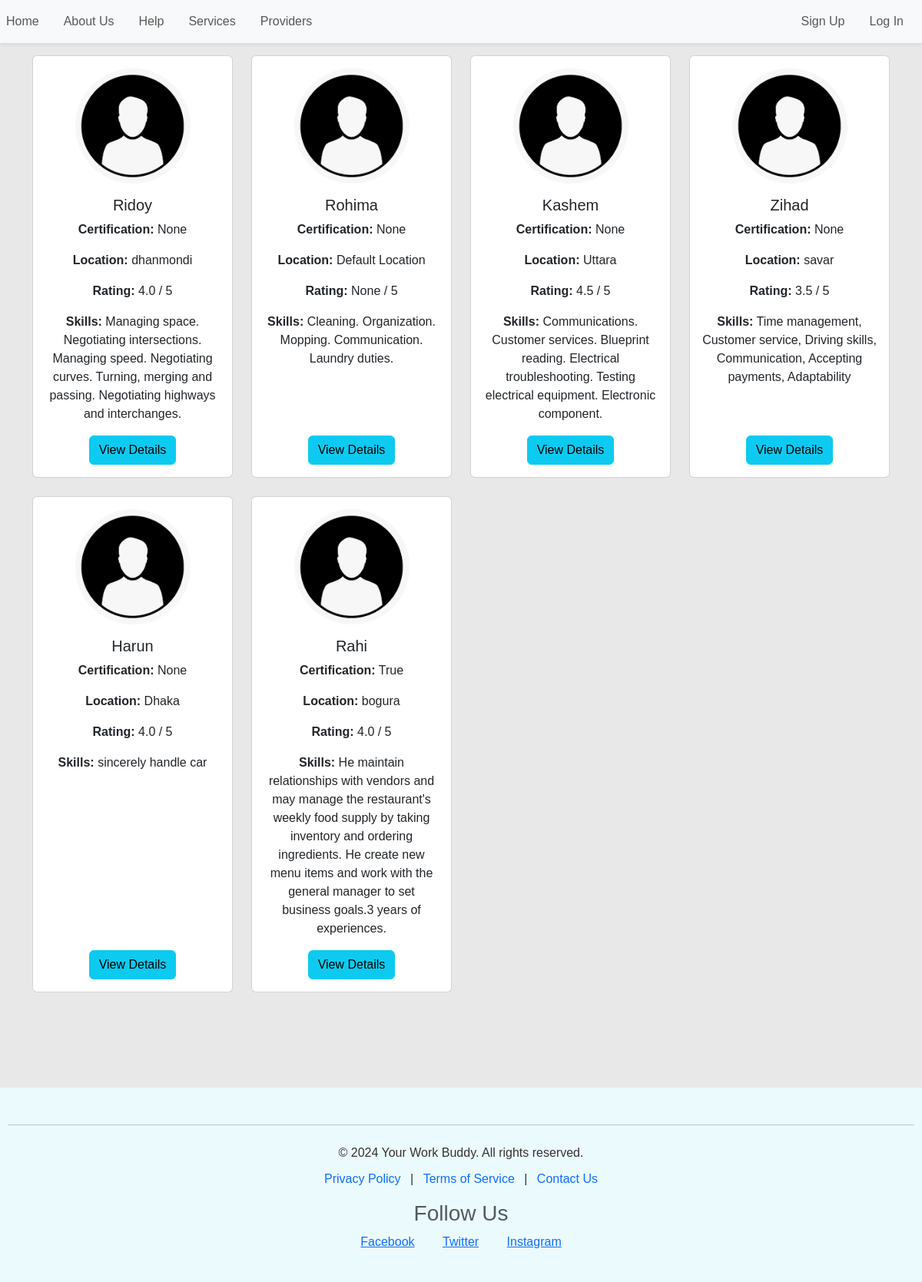
/provider/, run on an earlier commit of the app's database.
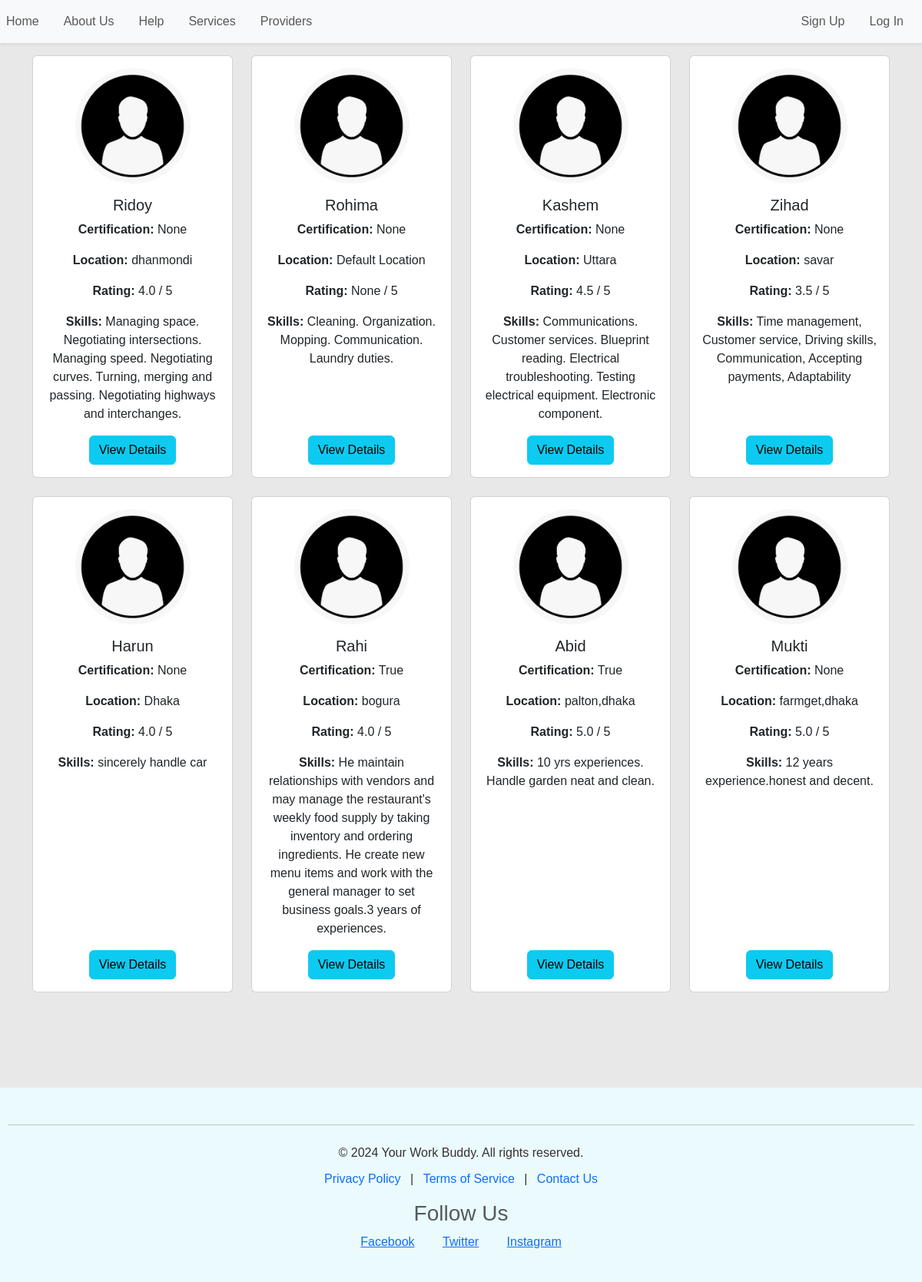
And on a later commit of the database.
### services/models.py (models this page shows, shortened)
class Provider(models.Model):
    user = models.OneToOneField(settings.AUTH_USER_MODEL, on_delete=models.CASCADE, related_name='provider')
    provider_name = models.CharField(max_length=200, blank=True, null=True)
    provider_id = models.IntegerField(blank=True, null=True)
    skills = models.TextField(max_length=1000, blank=True, null=True)
    certification = models.BooleanField(blank=True, null=True)
    employement_type = models.CharField(max_length=200, blank=True, null=True)
    rating = models.FloatField(default=0)
    total_work = models.IntegerField(default=0)
    nid = models.IntegerField(blank=True, null=True)
    contact_info = models.IntegerField(blank=True, null=True)
    location = models.CharField(max_length=200, default="Default Location", blank=True, null=True)
    picture = models.ImageField(upload_to=provider_directory_path, blank=True, null=True)
    wallet_balance = models.FloatField(default=0.0)

### services/views.py (the view)
# urls.py: path('provider/',s_views.provider, name= 'provider'),
def provider(request):
    pro= Provider.objects.all()
    c = {
        'provider':pro,
    }
    return render(request, template_name='services/provider.html',context=c)

### template/services/provider.html
{% extends 'base.html' %}
{% load static %}
{% block content %}
<div class="container mt-3">
  <div class="row">
    {% for p in provider %}
      <div class="col-md-4 col-lg-3 mb-4">
        <div class="card h-100">
          <div class="card-body d-flex flex-column align-items-center text-center">
            {% if p.picture %}
              <img src="{{ p.picture.url }}" alt="Provider Picture" class="img-fluid rounded-circle mb-3" style="width: 150px; height: 150px; object-fit: cover;">
            {% else %}
              <img src="{% static 'user.png' %}" alt="Default Profile Picture" class="img-fluid rounded-circle mb-3" style="width: 150px; height: 150px; object-fit: cover;">
            {% endif %}
            <h5 class="card-title">{{ p.provider_name }}</h5>
            <p class="card-text"><strong>Certification:</strong> {{ p.certification }}</p>
            <p class="card-text"><strong>Location:</strong> {{ p.location }}</p>
            <p class="card-text"><strong>Rating:</strong> {{ p.rating }} / 5</p>
            <p class="card-text"><strong>Skills:</strong> {{ p.skills }}</p>
            <a href="{% url 'provider_detail' id=p.id %}" class="btn btn-info mt-auto">View Details</a>
          </div>
        </div>
      </div>
    {% endfor %}
  </div>
</div>
{% endblock %}

### template/base.html (shortened to what this page needs)
<!DOCTYPE html>
<html lang="en">
    <head>
        {% load static %}
        <link rel="stylesheet" href="https://cdn.jsdelivr.net/npm/bootstrap-icons@1.10.5/font/bootstrap-icons.css">
        <link href="https://cdn.jsdelivr.net/npm/bootstrap@5.3.0/dist/css/bootstrap.min.css" rel="stylesheet">
        <link rel="stylesheet" href="{% static 'style.css' %}">
    </head>
    <body>
        {% include 'navbar.html' %}
        {% block content %}{% endblock %}
        {% include 'footer.html' %}
    </body>
</html>

### template/navbar.html (shortened to what this page needs)
<nav class="navbar navbar-expand-lg navbar-light bg-light shadow-sm" style="position: relative; z-index: 1030;">
  <div class="collapse navbar-collapse" id="navbarSupportedContent">
    <ul class="navbar-nav me-auto">
      {% if user.is_authenticated %}
        <li class="nav-item"><a class="nav-link" href="{% url 'profile' %}">Profile</a></li>
        {% if user.user_type == 'provider' %}
          <li class="nav-item me-3"><a class="nav-link" href="{% url 'service' %}">Job Offers</a></li>
          <li class="nav-item me-3"><a class="nav-link" href="{% url 'job_status' %}">Job Status</a></li>
          <li class="nav-item me-3"><a class="nav-link" href="{% url 'active_schedule' %}">Active Schedule</a></li>
          <li class="nav-item me-3"><a class="nav-link" href="{% url 'wallet' %}">Wallet</a></li>
        {% else %}
          <li class="nav-item me-3"><a class="nav-link" href="{% url 'post_job' %}">Post a Job</a></li>
          <li class="nav-item me-3"><a class="nav-link" href="{% url 'service' %}">Job Offers</a></li>
          <li class="nav-item me-3"><a class="nav-link" href="{% url 'requests' %}">Requests</a></li>
          <li class="nav-item me-3"><a class="nav-link" href="{% url 'scheduled_services' %}">Scheduled Services</a></li>
          <li class="nav-item me-3"><a class="nav-link" href="{% url 'provider' %}">Providers</a></li>
        {% endif %}
        <li class="nav-item me-3"><a class="nav-link" href="{% url 'about_us' %}">About</a></li>
        <li class="nav-item me-3"><a class="nav-link" href="{% url 'help' %}">Help</a></li>
      {% else %}
        <li class="nav-item me-3"><a class="nav-link" href="{% url 'home' %}">Home</a></li>
        <li class="nav-item me-3"><a class="nav-link" href="{% url 'about_us' %}">About Us</a></li>
        <li class="nav-item me-3"><a class="nav-link" href="{% url 'help' %}">Help</a></li>
        <li class="nav-item me-3"><a class="nav-link" href="{% url 'service' %}">Services</a></li>
        <li class="nav-item me-3"><a class="nav-link" href="{% url 'provider' %}">Providers</a></li>
      {% endif %}
    </ul>
    <div class="ms-auto d-flex align-items-center">
      <ul class="navbar-nav me-auto">
        {% if user.is_authenticated %}
          <li class="nav-item me-3"><a class="nav-link" href="{% url 'logout' %}">Logout</a></li>
        {% else %}
          <li class="nav-item me-3"><a class="nav-link" href="{% url 'register' %}">Sign Up</a></li>
          <li class="nav-item me-3"><a class="nav-link" href="{% url 'login' %}">Log In</a></li>
        {% endif %}
      </ul>
    </div>
  </div>
</nav>

### template/footer.html
{% load static %}
<footer class="footer py-4">
    <hr class="my-4">
    <div class="container">
        <div class="footer-content text-center">
            <p>&copy; 2024 Your Work Buddy. All rights reserved.</p>
            <nav class="footer-nav mb-3">
                <a href="https://www.facebook.com/aamira.yamin.1?mibextid=ZbWKwL" class="text-primary mx-2">Privacy Policy</a> |
                <a href="https://www.facebook.com/aamira.yamin.1?mibextid=ZbWKwL" class="text-primary mx-2">Terms of Service</a> |
                <a href="https://www.facebook.com/aamira.yamin.1?mibextid=ZbWKwL" class="text-primary mx-2">Contact Us</a>
            </nav>
            <div class="footer-social mb-3">
                <h3 class="text-muted">Follow Us</h3>
                <a href="https://www.facebook.com/aamira.yamin.1?mibextid=ZbWKwL" class="text-primary mx-3">Facebook</a>
                <a href="https://www.facebook.com/aamira.yamin.1?mibextid=ZbWKwL" class="text-primary mx-3">Twitter</a>
                <a href="https://www.facebook.com/aamira.yamin.1?mibextid=ZbWKwL" class="text-primary mx-3">Instagram</a>
            </div>
        </div>
    </div>
</footer>

### static/style.css (style rules this page uses)
body { font-family: Arial, sans-serif; background-size: cover; background-position: center; background-repeat: no-repeat; height: 100vh; display: flex; flex-direction: column; background-color:#e8e8e8; }
.footer { background-color: #ebfafc; color: #353131; text-align: center; padding: 45px 10px; margin-top:100px; width:100%; }
.footer-content p { margin: 0; padding-bottom: 10px; }
.footer-nav a { color: #1d1b1b; text-decoration: none; margin: 0 5px; }

What changed in the data, as far as the page shows it:
added Provider: provider_name "Abid", certification "True", location "palton,dhaka", rating "5.0", skills "10 yrs experiences. Handle garden neat and clean."
added Provider: provider_name "Mukti", certification "None", location "farmget,dhaka", rating "5.0", skills "12 years experience.honest and decent."
